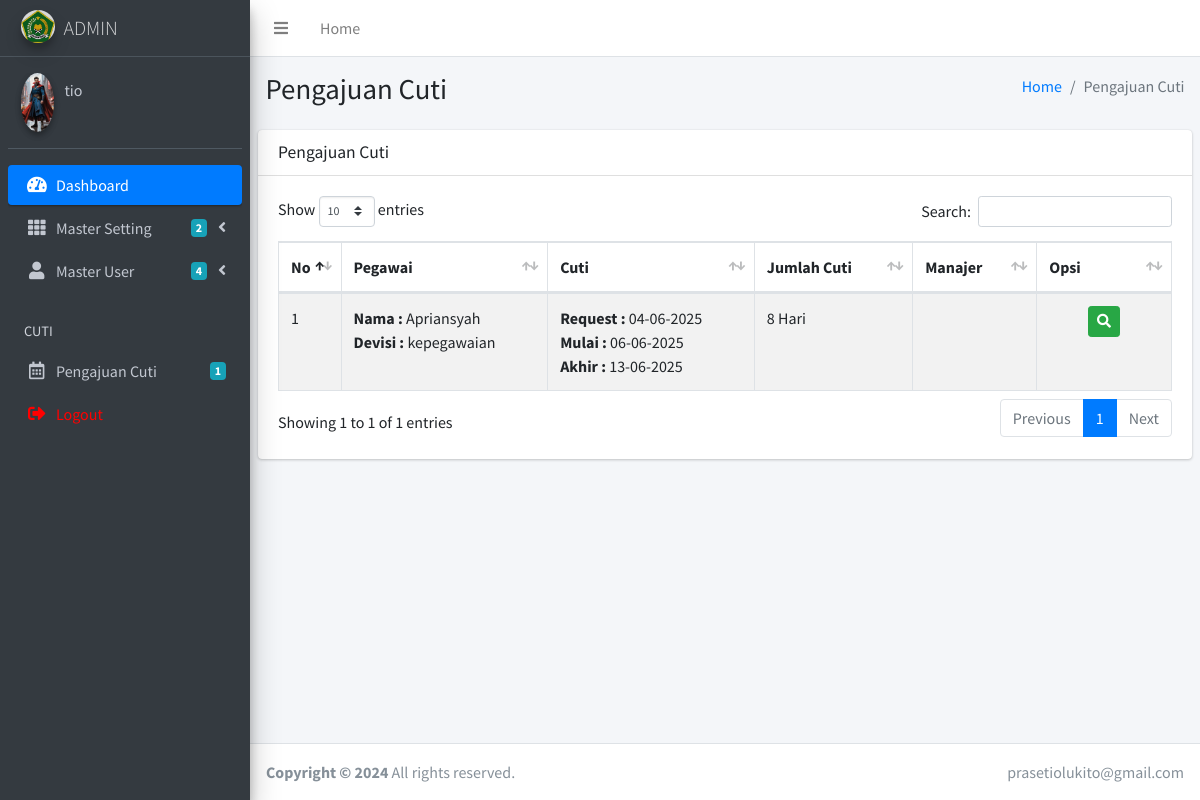
The app's page /admin/cuti.php (signed in) with its own data.
### tables this page shows
CREATE TABLE `tbl_cuti` (
  `cuti_id` int(11) NOT NULL,
  `cuti_devisi` int(11) NOT NULL,
  `cuti_jenis` int(11) NOT NULL,
  `cuti_pegawai` int(11) NOT NULL,
  `cuti_tanggal` date NOT NULL,
  `cuti_dari` date NOT NULL,
  `cuti_sampai` date NOT NULL,
  `cuti_jumlah` int(11) NOT NULL,
  `cuti_alasan` varchar(100) NOT NULL,
  `cuti_alamat` varchar(100) DEFAULT NULL,
  `cuti_supervisor` int(11) DEFAULT NULL,
  `cuti_status_supervisor` varchar(100) DEFAULT NULL,
  `cuti_keterangan_supervisor` varchar(100) DEFAULT NULL,
  `cuti_manajer` int(11) DEFAULT NULL,
  `cuti_status_manajer` varchar(100) DEFAULT NULL,
  `cuti_keterangan_manajer` varchar(100) DEFAULT NULL
);

CREATE TABLE `tbl_karyawan` (
  `karyawan_id` int(11) NOT NULL,
  `karyawan_devisi` int(11) NOT NULL,
  `karyawan_nip` bigint(20) DEFAULT NULL,
  `karyawan_nama` varchar(50) NOT NULL,
  `karyawan_jabatan` varchar(100) NOT NULL,
  `karyawan_alamat` varchar(100) NOT NULL,
  `karyawan_kelamin` varchar(20) NOT NULL,
  `karyawan_kontak` varchar(15) NOT NULL,
  `karyawan_username` varchar(50) NOT NULL,
  `karyawan_password` varchar(100) NOT NULL,
  `jenis_tahun` int(11) NOT NULL
);

CREATE TABLE `tbl_devisi` (
  `devisi_id` int(11) NOT NULL,
  `devisi_nama` varchar(100) NOT NULL
);

### admin/cuti.php (the view, shortened to what this page needs)
<?php include 'header.php'; ?>
<div class="content-wrapper">
	<section class="content-header">
		<div class="container-fluid">
			<div class="row mb-2">
				<div class="col-sm-6">
					<h1>Pengajuan Cuti</h1>
				</div>
				<div class="col-sm-6">
					<ol class="breadcrumb float-sm-right">
						<li class="breadcrumb-item"><a href="index.php">Home</a></li>
						<li class="breadcrumb-item active">Pengajuan Cuti</li>
					</ol>
				</div>
			</div>
		</div>
	</section>
	<section class="content">
		<div class="row">
			<div class="col-12">
				<div class="card">
					<div class="card-header">
						<h3 class="card-title">Pengajuan Cuti</h3>
					</div>
					<div class="card-body">
						<div class="table-responsive">
							<table id="example1" class="table table-bordered table-striped">
								<thead>
									<tr>
										<th width="1%">No</th>
										<th>Pegawai</th>
										<th>Cuti</th>
										<th>Jumlah Cuti</th>
										<th>Manajer</th>
										<th width="15%">Opsi</th>
									</tr>
								</thead>
								<tbody>
									<?php
									$no=1;
									$data = mysqli_query($koneksi,"select * from tbl_cuti,tbl_karyawan,tbl_devisi where cuti_pegawai=karyawan_id and cuti_devisi=devisi_id");
									while($d = mysqli_fetch_array($data)){
										?>
										<tr>
											<td><?php echo $no++; ?></td>
											<td>
												<b>Nama : </b><?php echo $d['karyawan_nama'] ?><br>
												<b>Devisi : </b><?php echo $d['devisi_nama'] ?>
											</td>
											<td>
												<b>Request : </b><?php echo date('d-m-Y', strtotime($d['cuti_tanggal'])) ?><br>
												<b>Mulai : </b><?php echo date('d-m-Y', strtotime($d['cuti_dari'])) ?><br>
												<b>Akhir : </b><?php echo date('d-m-Y', strtotime($d['cuti_sampai'])) ?>
											</td>
											<td>
												<?php
												echo $d['cuti_jumlah']+ 1 . " Hari";
												?>
											</td>
											<td><?php echo $d['cuti_status_manajer'] ?></td>
											<td>
												<center>
													<a href="cuti_detail.php?id=<?php echo $d['cuti_id'] ?>" class="btn btn-sm btn-success"><i class="fas fa-search"></i></a>
												</center>
											</td>
										</tr>
										<?php
									}
									?>
								</tbody>
							</table>
						</div>
					</div>
				</div>
			</div>
		</div>
	</section>
</div>
<?php include 'footer.php'; ?>

### admin/header.php (shortened to what this page needs)
<!DOCTYPE html>
<html>
<head>
  <link rel="stylesheet" href="../plugins/fontawesome-free/css/all.min.css">
  <link rel="stylesheet" href="https://code.ionicframework.com/ionicons/2.0.1/css/ionicons.min.css">
  <link rel="stylesheet" href="../plugins/tempusdominus-bootstrap-4/css/tempusdominus-bootstrap-4.min.css">
  <link rel="stylesheet" href="../plugins/icheck-bootstrap/icheck-bootstrap.min.css">
  <link rel="stylesheet" href="../plugins/jqvmap/jqvmap.min.css">
  <link rel="stylesheet" href="../plugins/datatables-bs4/css/dataTables.bootstrap4.css">
  <link rel="stylesheet" href="../dist/css/adminlte.min.css">
  <link rel="stylesheet" href="../plugins/overlayScrollbars/css/OverlayScrollbars.min.css">
  <link rel="stylesheet" href="../plugins/daterangepicker/daterangepicker.css">
  <link rel="stylesheet" href="../plugins/summernote/summernote-bs4.css">
</head>
  <?php include '../koneksi.php'; ?>
<body class="hold-transition sidebar-mini layout-fixed">
<div class="wrapper">
  <nav class="main-header navbar navbar-expand navbar-white navbar-light">
    <ul class="navbar-nav">
      <li class="nav-item">
        <a class="nav-link" data-widget="pushmenu" href="#"><i class="fas fa-bars"></i></a>
      </li>
      <li class="nav-item d-none d-sm-inline-block">
        <a href="index.php" class="nav-link">Home</a>
      </li>
    </ul>
  </nav>
  <aside class="main-sidebar sidebar-dark-primary elevation-4">
    <a href="index.php" class="brand-link">
      <img src="../dist/img/images.png" alt="Kemenag Logo" class="brand-image img-circle elevation-3"
           style="opacity: .8">
      <span class="brand-text font-weight-light">ADMIN</span>
    </a>
    <?php
    $saya = $_SESSION['id'];
    $data = mysqli_query($koneksi,"select * from tbl_admin where admin_id='$saya'");
    $d = mysqli_fetch_assoc($data);
    ?>
    <div class="sidebar">
      <div class="user-panel mt-3 pb-3 mb-3 d-flex">
        <div class="image">
          <?php
          if($d['admin_foto']=="admin_foto.png"){
            ?>
            <img src="../dist/img/admin_foto.png" class="img-circle elevation-2" alt="User Image">
            <?php
          }else{
            ?>
            <img src="../gambar/user/<?php echo $d['admin_foto'] ?>" class="img-circle elevation-2" alt="User Image">
            <?php
          }
          ?>
        </div>
        <div class="info">
          <a href="index.php" class="d-block"><?php echo $d['admin_nama'] ?></a>
        </div>
      </div>
      <nav class="mt-2">
        <ul class="nav nav-pills nav-sidebar flex-column" data-widget="treeview" role="menu" data-accordion="false">
          <li class="nav-item has-treeview menu-open">
            <a href="index.php" class="nav-link active">
              <i class="nav-icon fas fa-tachometer-alt"></i>
              <p>
                Dashboard
              </p>
            </a>
          </li>
          <li class="nav-item has-treeview">
            <a href="#" class="nav-link">
              <i class="nav-icon fas fa-th"></i>
              <p>
                Master Setting
                <i class="fas fa-angle-left right"></i>
                <span class="badge badge-info right">2</span>
              </p>
            </a>
          </li>
          <li class="nav-item has-treeview">
            <a href="#" class="nav-link">
              <i class="nav-icon fas fa-user"></i>
              <p>
                Master User
                <i class="fas fa-angle-left right"></i>
                <span class="badge badge-info right">4</span>
              </p>
            </a>
          </li>
          <li class="nav-header">CUTI</li>
          <li class="nav-item">
            <a href="cuti.php" class="nav-link">
              <i class="nav-icon far fa-calendar-alt"></i>
              <p>
                 <?php
                $cuti = mysqli_query($koneksi,"select * from tbl_cuti");
                $ct = mysqli_num_rows($cuti);
                ?>
                Pengajuan Cuti
                <span class="badge badge-info right"><?php echo $ct ?></span>
              </p>
            </a>
          </li>
           <li class="nav-item">
            <a href="logout.php" class="nav-link">
              <i class="nav-icon fas fa-sign-out-alt" style="color: red;"></i>
              <p style="color: red;">
                Logout
              </p>
            </a>
          </li>
        </ul>
      </nav>
    </div>
  </aside>

### records on screen
tbl_cuti: tbl_karyawan.karyawan_nama "Apriansyah", tbl_devisi.devisi_nama "kepegawaian", cuti_tanggal "04-06-2025", cuti_dari "06-06-2025", cuti_sampai "13-06-2025", $d['cuti_jumlah']+ 1 "8"

### other values on screen
$d['admin_nama'] "tio"
$ct "1"
